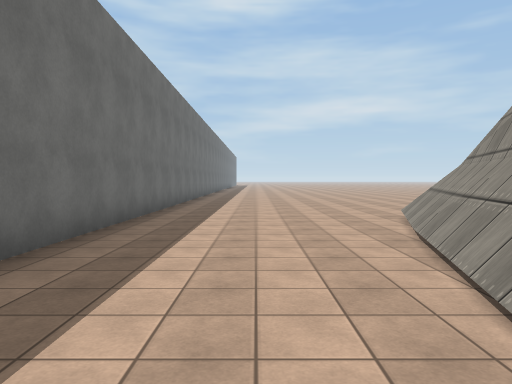
View 1 (above)

17 first-person views from a walk through a scene from a Unity 3-D project. The camera is 1.5 m above the floor, tilts 2° down and sees 70° across. The floor is counted in squares, 2 m on a side. Each view is taken from the middle of a square. On the plan, view 1 faces up. The plan holds only what a view shows up to about 11 squares ahead; the rest is blank. The place goes on beyond the plan. Some animated figures are not drawn. Surface patterns are stand-ins for the level's own textures.

View 2
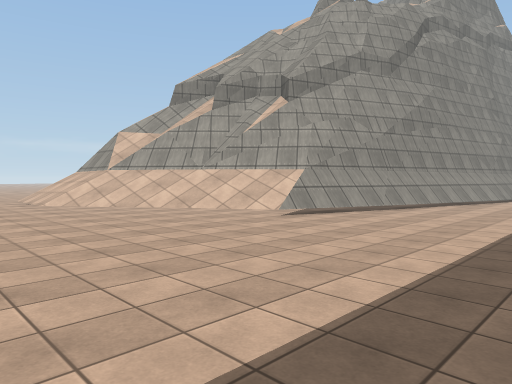

View 3
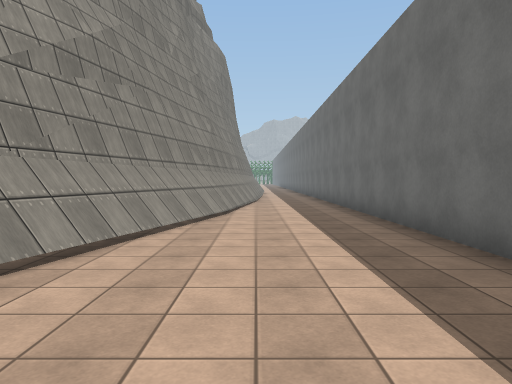

View 4
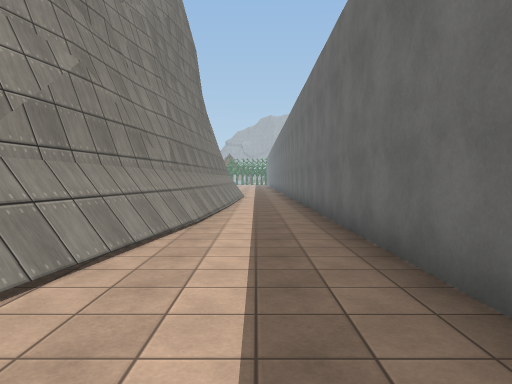

View 5
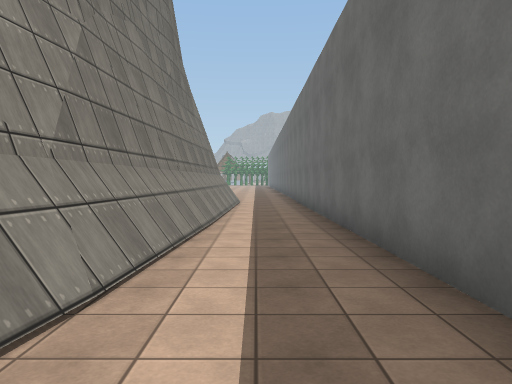

View 6
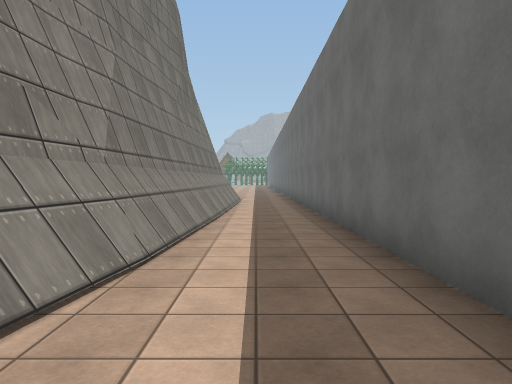

View 7
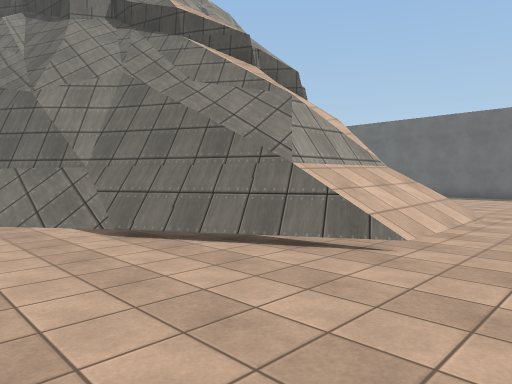

View 8
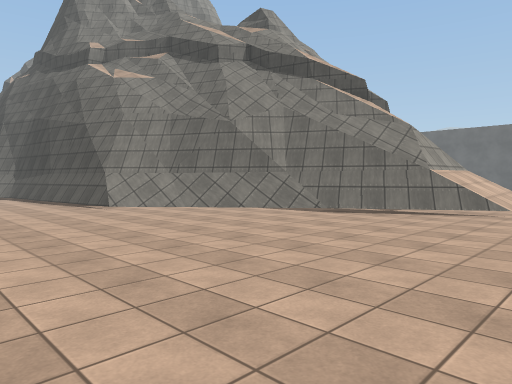

View 9
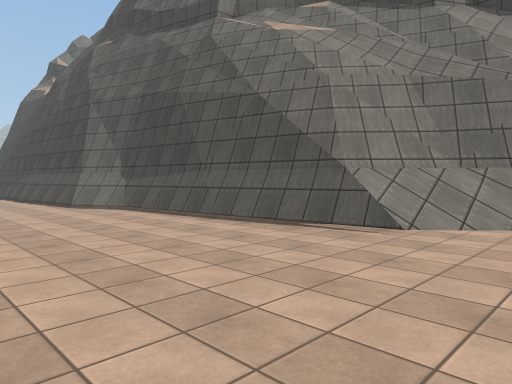

View 10
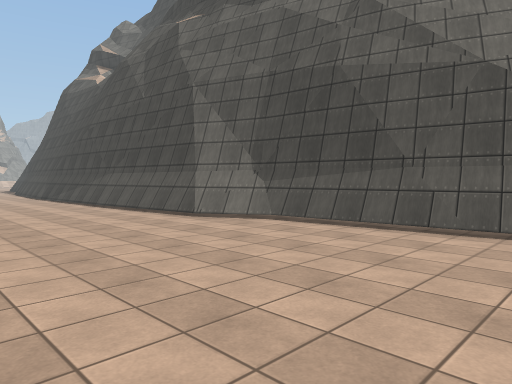

View 11
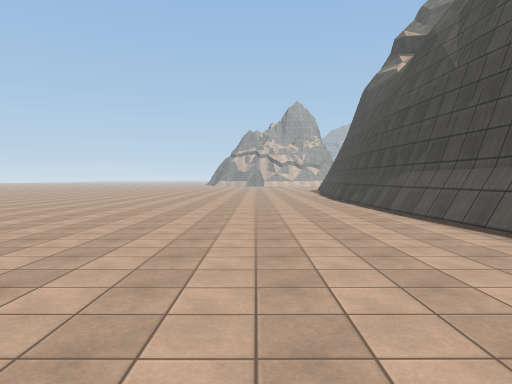

View 12
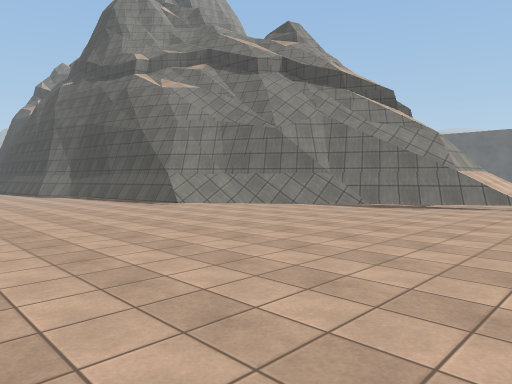

View 13
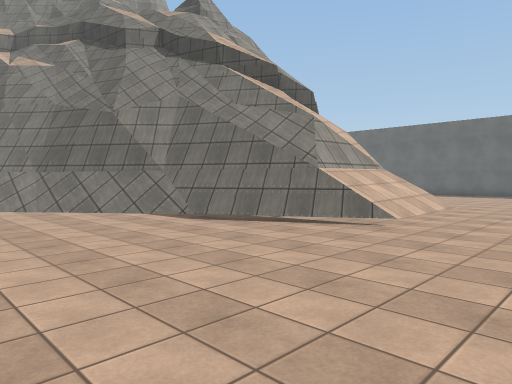

View 14
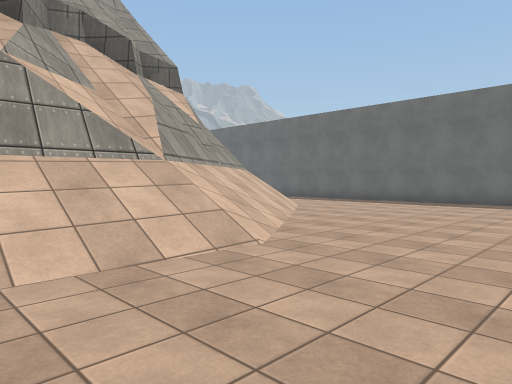

View 15
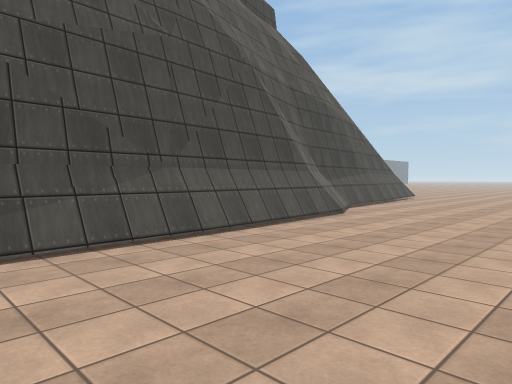

View 16
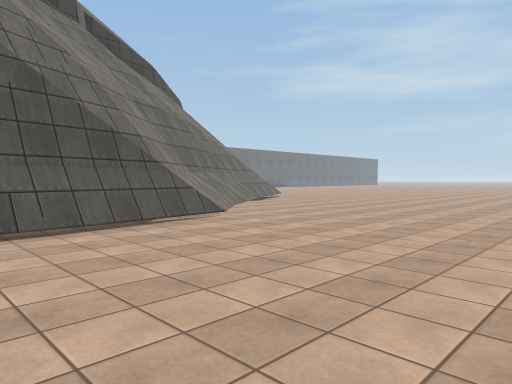

View 17
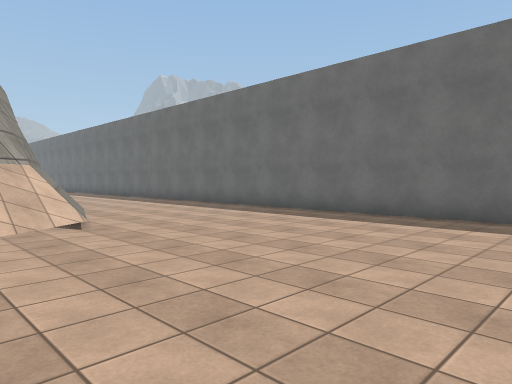

### Floor plan
Key: @ floor where view 1 was taken; # wall or solid block; . floor; / step, stairs or slope; = window, fence, low wall or low ledge; ^ raised ledge.
Columns run from 3 left of view 1 to 21 right of it. Each row starts with its distance up from view 1.
 13  ........ ....  ....
 12 #........................
 11 #........................
 10 #.........////...........
  9 #.......//===/#..........
  8 #......//##=^##.........
  7 #.....=/#^^^ ##=........
  6 #.....##^     #//.......
  5 #.....#^      ^#/.......
  4 #....##        ^#/......
  3 #....#          ^//.....
  2 #....#          ^^#.....
  1 #...##           ##......
  0 #..@##            #......
 -1 #...#             #......
 -2 #...#             #......
 -3 #...#             ##.....
 -4 #...#             ##.....
 -5 #..##              #.....
 -6 #..##              #.....
 -7 #..#               ##....
 -8 #..#               ##....
 -9 #..#                #....
-10 #..#                #....
-11 #..#                #....
-12 #..#                #....

Where each view was taken, in squares from view 1:
view 1: 0 up, 0 right, facing up
view 2: 13 up, 2 left, facing down-right
view 3: 7 up, 0 right, facing down
view 4: 1 up, 1 left, facing down
view 5: 3 down, 1 left, facing down
view 6: 2 down, 1 left, facing down
view 7: 12 up, 14 right, facing down-left
view 8: 12 up, 19 right, facing down-left
view 9: 5 up, 20 right, facing down-left
view 10: 1 up, 21 right, facing down-left
view 11: 1 down, 20 right, facing down
view 12: 12 up, 21 right, facing down-left
view 13: 13 up, 16 right, facing down-left
view 14: 13 up, 10 right, facing down-left
view 15: 12 down, 21 right, facing up-left
view 16: 2 down, 21 right, facing up-left
view 17: 13 up, 5 right, facing down-left
